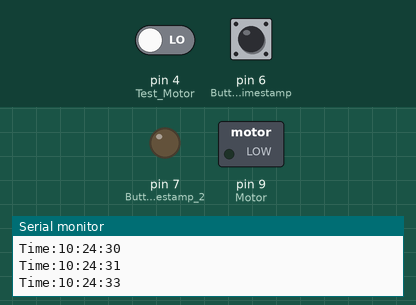
Bench run of a sketch on a simulated Arduino Uno, built with avr-gcc and run on an emulated ATmega328P. On the bench: switched loads named in the sketch (green lamp = pin HIGH), output pins drawn as LEDs (lit = HIGH), the last lines printed to the serial monitor. The inputs (shaded band) are chosen by the test bench; at power-on: pin 4 (Test_Motor) LOW, pin 6 (Button_timestamp) LOW. The local clock reads 2024-03-15 10:24:30 at power-on unless the sketch sets it.

Above: at 3.8 s.
3.9 s: pin 4 (Test_Motor) driven HIGH
At 5.3 s:
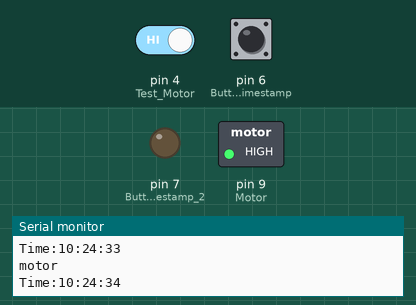
6.5 s: pin 4 (Test_Motor) driven LOW
At 9.0 s:
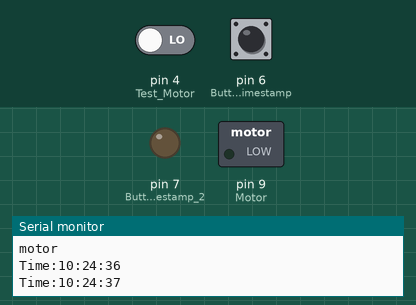
Timing chart, 0 to 10.5 s (numbered marks = the images above; inputs shaded):
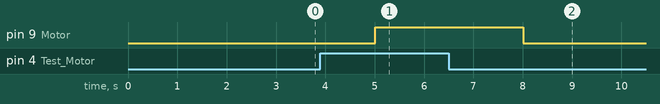

Measured:
- after the input at 3.9 s, pin 9 (Motor): LOW → HIGH after 1.1 s
- after the input at 6.5 s, pin 9 (Motor): HIGH → LOW after 1.5 s

The sketch:

Motor_clock.ino
```cpp
/***************************
*                          *
*Created By : SajadKoroush *
*                          *
****************************/


#include <Wire.h>
#include "ds3231.h"

struct ts timestamp;

int Motor = 9;
int Button_timestamp = 6;
int Button_timestamp_2 = 7;
int Test_Motor = 4;

int state = 0;
int state_2 = 0;
int Test_state = 0;

void setup() {
  Serial.begin(9600);
  Wire.begin();
  DS3231_init(DS3231_INTCN);
  pinMode(Motor, OUTPUT);
  pinMode(Button_timestamp, INPUT);
  pinMode(Button_timestamp_2, OUTPUT);
  pinMode(Test_Motor , INPUT);
}

void loop() {
  state == digitalRead(Button_timestamp);
  state_2 == digitalRead(Button_timestamp_2);
  Test_state = digitalRead(Test_Motor);
  DS3231_get(&timestamp);
  delay(500);
  if (timestamp.hour == 9  & timestamp.min == 0 & timestamp.sec == 0 )
  {
    digitalWrite(Motor, HIGH);
    delay(15000);
  }
  if (state == HIGH)
  {
    timestamp.hour = 12;
    timestamp.sec = 0;
    timestamp.min = 0;
  }
  if (state_2 == HIGH)
  {
    timestamp.hour = 6;
    timestamp.sec = 0;
    timestamp.min = 0;
  }
  if (Test_state == HIGH)
  {
    digitalWrite(Motor, HIGH);
    Serial.println("motor");
  }
  else{
    digitalWrite(Motor,LOW);
  }

    Serial.print("Time:");
    String timestr = String(timestamp.hour) + ":" + String(timestamp.min) + ":" + String(timestamp.sec);
    Serial.println(timestr);
    delay(1000);

}
```
